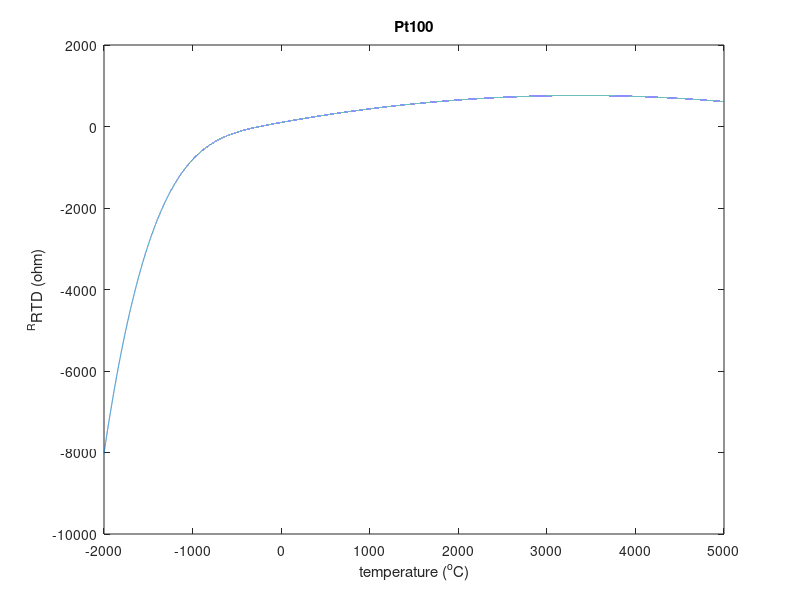

MATLAB code for this plot:
%Pt100
clear all;

R0=100;
A=3.9083E-3;
B=-5.775E-7;
C=-4.23225E-12;

t=-2000:0.1:5000;
RTD=R0*(1+A*t+B*t.^2+C*(t-100).*t.^3).*(t<=0)+R0*(1+A*t+B*t.^2).*(t>0);

plot(t,RTD);

xlabel('temperature (^oC)');
ylabel('^RRTD (ohm)');
title('Pt100');
